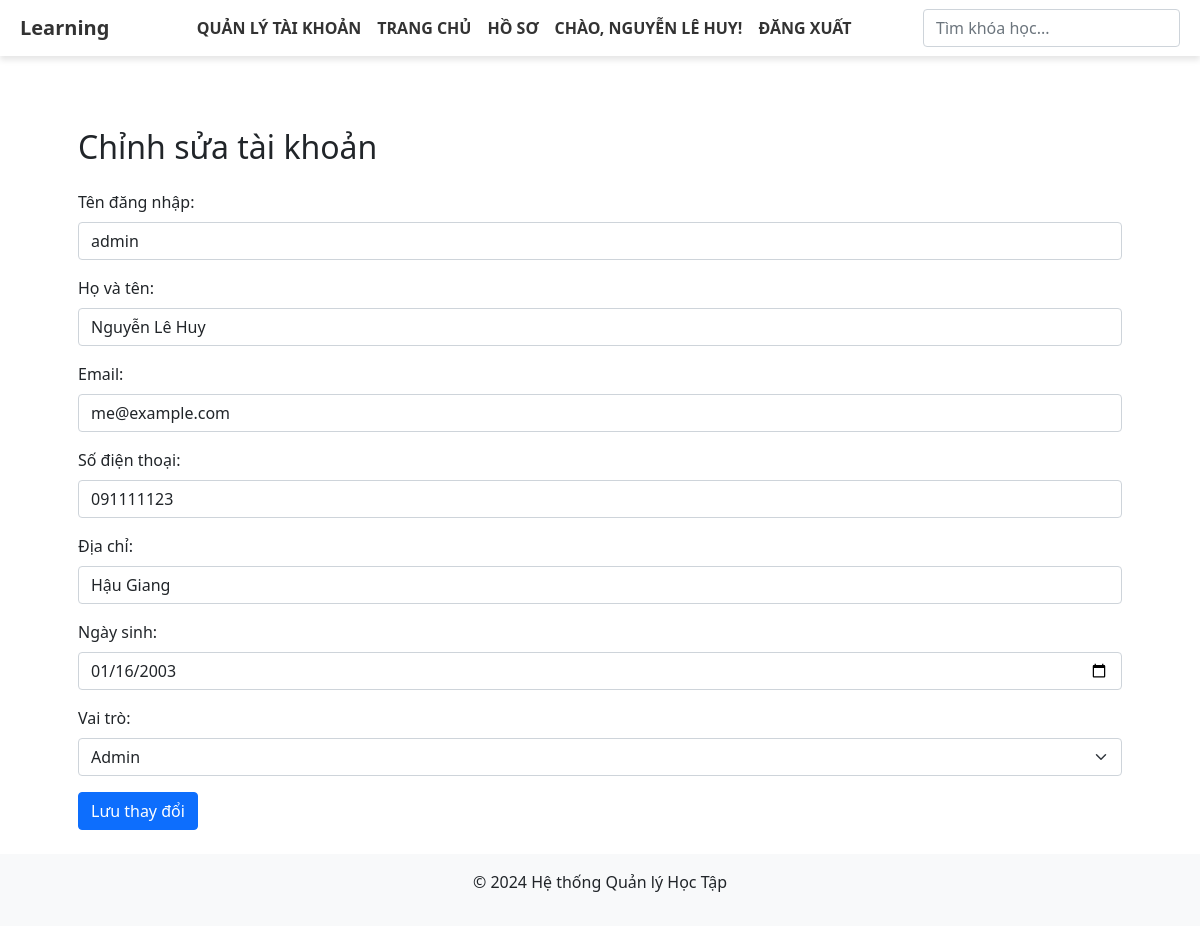
Page /user/edit/2 (signed in) on the committed database.
### tables this page shows
CREATE TABLE `users` (
  `user_id` int(11) NOT NULL,
  `username` varchar(50) NOT NULL,
  `password` varchar(255) NOT NULL,
  `full_name` varchar(100) NOT NULL,
  `email` varchar(100) NOT NULL,
  `role` enum('admin','lecturer','student') NOT NULL,
  `phone_number` varchar(15) NOT NULL,
  `address` varchar(255) NOT NULL,
  `date_of_birth` date NOT NULL,
  `registration_id` int(11) DEFAULT NULL,
  `created_at` timestamp NOT NULL DEFAULT current_timestamp()
);

### app/Config/Database.php (called while the page is built, shortened)
<?php
class Database {
    private $host = 'localhost';
    private $db_name = 'LearningSystem';
    private $username = 'root';
    private $password = '';
    public function getConnection() {
        $this->conn = null;
        try {
            $this->conn = new PDO("mysql:host=" . $this->host . ";dbname=" . $this->db_name, $this->username, $this->password);
            $this->conn->setAttribute(PDO::ATTR_ERRMODE, PDO::ERRMODE_EXCEPTION);
        } catch (PDOException $exception) {
            echo "Connection error: " . $exception->getMessage();
        }
        return $this->conn;
    }
}

### app/Models/User.php (called while the page is built, shortened)
<?php
class User
{
    private $conn;
    public function __construct($db)
    {
        $this->conn = $db;
    }
    public function getUserById($userId)
    {
        $stmt = $this->conn->prepare("SELECT user_id, username, password, full_name, email, phone_number, address, date_of_birth, role FROM users WHERE user_id = :user_id");
        $stmt->bindParam(':user_id', $userId);
        $stmt->execute();
        return $stmt->fetch(PDO::FETCH_ASSOC);
    }
}

### app/Views/User/edit_user.php (the view, shortened to what this page needs)
<!DOCTYPE html>
<html lang="vi">
<head>
    <link href="https://cdn.jsdelivr.net/npm/bootstrap@5.1.3/dist/css/bootstrap.min.css" rel="stylesheet">
</head>
<body>
    <div class="container mt-5">
        <h2 class="mb-4">Chỉnh sửa tài khoản</h2>
        <form method="POST">
            <div class="mb-3">
                <label for="username" class="form-label">Tên đăng nhập:</label>
                <input type="text" id="username" name="username" class="form-control" value="<?= $user['username'] ?>"
                    required>
            </div>
            <div class="mb-3">
                <label for="full_name" class="form-label">Họ và tên:</label>
                <input type="text" id="full_name" name="full_name" class="form-control"
                    value="<?= $user['full_name'] ?>" required>
            </div>
            <div class="mb-3">
                <label for="email" class="form-label">Email:</label>
                <input type="email" id="email" name="email" class="form-control" value="<?= $user['email'] ?>" required>
            </div>
            <div class="mb-3">
                <label for="phone" class="form-label">Số điện thoại:</label>
                <input type="text" id="phone_number" name="phone_number" class="form-control"
                    value="<?= $user['phone_number'] ?>" required>
            </div>
            <div class="mb-3">
                <label for="address" class="form-label">Địa chỉ:</label>
                <input type="text" id="address" name="address" class="form-control" value="<?= $user['address'] ?>">
            </div>
            <div class="mb-3">
                <label for="date_of_birth" class="form-label">Ngày sinh:</label>
                <input type="date" id="date_of_birth" name="date_of_birth" class="form-control"
                    value="<?= $user['date_of_birth'] ?>">
            </div>
            <div class="mb-3">
                <label for="role" class="form-label">Vai trò:</label>
                <select id="role" name="role" class="form-select">
                    <option value="admin" <?= $user['role'] === 'admin' ? 'selected' : '' ?>>Admin</option>
                </select>
            </div>
            <button type="submit" class="btn btn-primary">Lưu thay đổi</button>
        </form>
    </div>
</body>
</html>

### app/Views/layout.php (shortened to what this page needs)
<!DOCTYPE html>
<html lang="en">
<head>
    <link href="https://cdn.jsdelivr.net/npm/bootstrap@5.3.0/dist/css/bootstrap.min.css" rel="stylesheet">
    <link rel="stylesheet" href="https://cdnjs.cloudflare.com/ajax/libs/font-awesome/5.15.3/css/all.min.css">
</head>
<body>
    <header>
        <div class="container">
            <nav class="navbar navbar-expand-lg fixed-top">
                <a class="navbar-brand" href="/home">Learning</a>
                <div class="collapse navbar-collapse justify-content-center" id="navbarNav">
                    <ul class="navbar-nav">
                        <?php if (isset($userData['role']) && $userData['role'] === 'admin'): ?>
                            <li class="nav-item">
                                <a class="nav-link text-white" href="/user">Quản lý tài khoản</a>
                            </li>
                        <?php endif; ?>
                        <li class="nav-item">
                            <a class="nav-link text-white" href="/courses">Trang Chủ</a>
                        </li>
                        <li class="nav-item">
                            <a class="nav-link text-white" href="/profile">Hồ Sơ</a>
                        </li>
                        <?php if (isset($userData['full_name'])): ?>
                            <li class="nav-item">
                                <span class="nav-link text-white">Chào,
                                    <?php echo htmlspecialchars($userData['full_name']); ?>!</span>
                            </li>
                            <li class="nav-item">
                                <a class="nav-link text-white" href="/logout">Đăng Xuất</a>
                            </li>
                        <?php endif; ?>
                    </ul>
                </div>
                <div class="ml-auto position-relative">
                    <input type="text" id="search-input" class="form-control" placeholder="Tìm khóa học..."
                        autocomplete="off">
                </div>
            </nav>
        </div>
    </header>
    <main class="container mt-4">
        <div class="content">
            <?php echo $content; ?>
        </div>
    </main>
    <footer class="bg-light text-center py-3 mt-4">
        <p>&copy; 2024 Hệ thống Quản lý Học Tập</p>
    </footer>
</body>
</html>

### app/Views/layout.php (style rules this page uses)
body { font-family: Arial, sans-serif; padding-top: 80px; }
.navbar { background-color: #fff; padding: 10px 20px; box-shadow: 0 4px 6px rgba(0, 0, 0, 0.1); }
.navbar-brand { font-size: 1.5rem; font-weight: bold; color: #333; display: flex; align-items: center; }
.navbar-nav .nav-link { color: #333 !important; font-size: 1rem; font-weight: bold; text-transform: uppercase; padding: 0 15px; position: relative; }

### rows in the picture
users: full_name "NGUYỄN LÊ HUY", username "admin", full_name "Nguyễn Lê Huy", email "me@example.com", phone_number "091111123", address "Hậu Giang", date_of_birth "01/16/2003", role "Admin"
